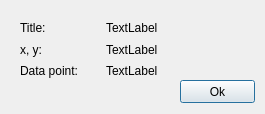
<?xml version="1.0" encoding="UTF-8"?>
<ui version="4.0">
 <class>Dialog</class>
 <widget class="QDialog" name="Dialog">
  <property name="geometry">
   <rect>
    <x>0</x>
    <y>0</y>
    <width>265</width>
    <height>114</height>
   </rect>
  </property>
  <property name="windowTitle">
   <string>Line Info</string>
  </property>
  <widget class="QPushButton" name="BtnOk">
   <property name="geometry">
    <rect>
     <x>180</x>
     <y>80</y>
     <width>75</width>
     <height>23</height>
    </rect>
   </property>
   <property name="text">
    <string>Ok</string>
   </property>
  </widget>
  <widget class="QWidget" name="">
   <property name="geometry">
    <rect>
     <x>20</x>
     <y>20</y>
     <width>231</width>
     <height>59</height>
    </rect>
   </property>
   <layout class="QVBoxLayout" name="verticalLayout">
    <item>
     <layout class="QHBoxLayout" name="horizontalLayout">
      <item>
       <widget class="QLabel" name="lbTitle">
        <property name="maximumSize">
         <size>
          <width>80</width>
          <height>16777215</height>
         </size>
        </property>
        <property name="text">
         <string>Title:</string>
        </property>
       </widget>
      </item>
      <item>
       <widget class="QLabel" name="lbTitleValue">
        <property name="text">
         <string>TextLabel</string>
        </property>
       </widget>
      </item>
     </layout>
    </item>
    <item>
     <layout class="QHBoxLayout" name="horizontalLayout_2">
      <item>
       <widget class="QLabel" name="lbMouse">
        <property name="maximumSize">
         <size>
          <width>80</width>
          <height>16777215</height>
         </size>
        </property>
        <property name="text">
         <string>x, y:</string>
        </property>
       </widget>
      </item>
      <item>
       <widget class="QLabel" name="lbMouseValue">
        <property name="text">
         <string>TextLabel</string>
        </property>
       </widget>
      </item>
     </layout>
    </item>
    <item>
     <layout class="QHBoxLayout" name="horizontalLayout_3">
      <item>
       <widget class="QLabel" name="lbData">
        <property name="maximumSize">
         <size>
          <width>80</width>
          <height>16777215</height>
         </size>
        </property>
        <property name="text">
         <string>Data point:</string>
        </property>
       </widget>
      </item>
      <item>
       <widget class="QLabel" name="lbDataValue">
        <property name="text">
         <string>TextLabel</string>
        </property>
       </widget>
      </item>
     </layout>
    </item>
   </layout>
  </widget>
 </widget>
 <resources/>
 <connections/>
</ui>
